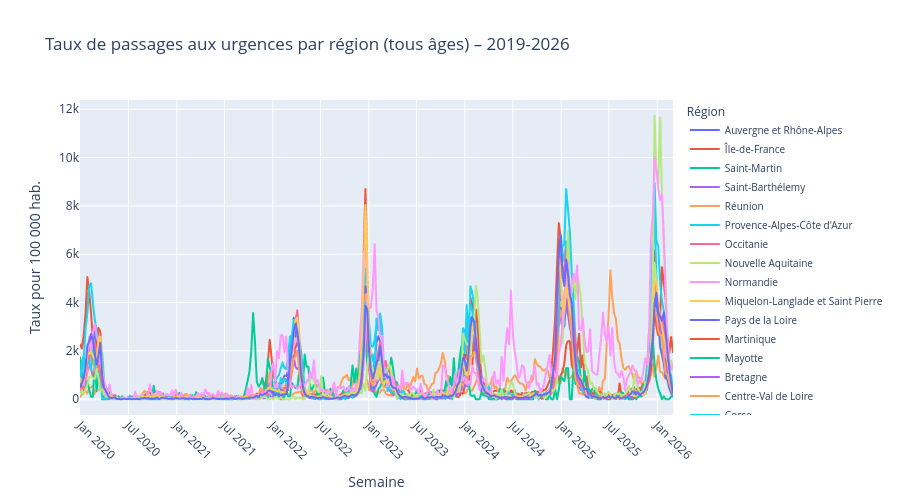

Notebook source saved alongside this figure:
### Code cell
reg_ts = (
    tous.groupby(['date', 'region'])['tx_urgences']
        .mean()
        .reset_index()
        .sort_values('date')
)
reg_ts['date_str'] = reg_ts['date'].dt.strftime('%Y-%m-%d')

fig = px.line(
    reg_ts,
    x='date_str', y='tx_urgences',
    color='region',
    title='Taux de passages aux urgences par région (tous âges) – 2019-2026',
    labels={'tx_urgences': 'Taux pour 100 000 hab.', 'date_str': 'Semaine', 'region': 'Région'}
)
fig.update_xaxes(tickangle=45, nticks=20)
fig.update_layout(height=500, legend=dict(font=dict(size=10)))
fig.show()

### Figure 1 — Plotly figure (JSON) as saved in the notebook; plotly's stock layout.template omitted (floating-point values rounded to 4 significant figures; data arrays with more than 128 entries replaced by an {"elided": "..."} marker saying what was removed)
{"data": [{"hovertemplate": "Région=Auvergne et Rhône-Alpes<br>Semaine=%{x}<br>Taux pour 100 000 hab.=%{y}<extra></extra>", "legendgroup": "Auvergne et Rhône-Alpes", "line": {"color": "#636efa", "dash": "solid"}, "marker": {"symbol": "circle"}, "mode": "lines", "name": "Auvergne et Rhône-Alpes", "showlegend": true, "type": "scattergl", "x": {"elided": "323 str values"}, "xaxis": "x", "y": {"elided": "323 float values"}, "yaxis": "y"}, {"hovertemplate": "Région=Île-de-France<br>Semaine=%{x}<br>Taux pour 100 000 hab.=%{y}<extra></extra>", "legendgroup": "Île-de-France", "line": {"color": "#EF553B", "dash": "solid"}, "marker": {"symbol": "circle"}, "mode": "lines", "name": "Île-de-France", "showlegend": true, "type": "scattergl", "x": {"elided": "323 str values"}, "xaxis": "x", "y": {"elided": "323 float values"}, "yaxis": "y"}, {"hovertemplate": "Région=Saint-Martin<br>Semaine=%{x}<br>Taux pour 100 000 hab.=%{y}<extra></extra>", "legendgroup": "Saint-Martin", "line": {"color": "#00cc96", "dash": "solid"}, "marker": {"symbol": "circle"}, "mode": "lines", "name": "Saint-Martin", "showlegend": true, "type": "scattergl", "x": {"elided": "323 str values"}, "xaxis": "x", "y": {"elided": "323 float values"}, "yaxis": "y"}, {"hovertemplate": "Région=Saint-Barthélemy<br>Semaine=%{x}<br>Taux pour 100 000 hab.=%{y}<extra></extra>", "legendgroup": "Saint-Barthélemy", "line": {"color": "#ab63fa", "dash": "solid"}, "marker": {"symbol": "circle"}, "mode": "lines", "name": "Saint-Barthélemy", "showlegend": true, "type": "scattergl", "x": {"elided": "323 str values"}, "xaxis": "x", "y": {"elided": "323 float values"}, "yaxis": "y"}, {"hovertemplate": "Région=Réunion<br>Semaine=%{x}<br>Taux pour 100 000 hab.=%{y}<extra></extra>", "legendgroup": "Réunion", "line": {"color": "#FFA15A", "dash": "solid"}, "marker": {"symbol": "circle"}, "mode": "lines", "name": "Réunion", "showlegend": true, "type": "scattergl", "x": {"elided": "323 str values"}, "xaxis": "x", "y": {"elided": "323 float values"}, "yaxis": "y"}, {"hovertemplate": "Région=Provence-Alpes-Côte d'Azur<br>Semaine=%{x}<br>Taux pour 100 000 hab.=%{y}<extra></extra>", "legendgroup": "Provence-Alpes-Côte d'Azur", "line": {"color": "#19d3f3", "dash": "solid"}, "marker": {"symbol": "circle"}, "mode": "lines", "name": "Provence-Alpes-Côte d'Azur", "showlegend": true, "type": "scattergl", "x": {"elided": "323 str values"}, "xaxis": "x", "y": {"elided": "323 float values"}, "yaxis": "y"}, {"hovertemplate": "Région=Occitanie<br>Semaine=%{x}<br>Taux pour 100 000 hab.=%{y}<extra></extra>", "legendgroup": "Occitanie", "line": {"color": "#FF6692", "dash": "solid"}, "marker": {"symbol": "circle"}, "mode": "lines", "name": "Occitanie", "showlegend": true, "type": "scattergl", "x": {"elided": "323 str values"}, "xaxis": "x", "y": {"elided": "323 float values"}, "yaxis": "y"}, {"hovertemplate": "Région=Nouvelle Aquitaine<br>Semaine=%{x}<br>Taux pour 100 000 hab.=%{y}<extra></extra>", "legendgroup": "Nouvelle Aquitaine", "line": {"color": "#B6E880", "dash": "solid"}, "marker": {"symbol": "circle"}, "mode": "lines", "name": "Nouvelle Aquitaine", "showlegend": true, "type": "scattergl", "x": {"elided": "323 str values"}, "xaxis": "x", "y": {"elided": "323 float values"}, "yaxis": "y"}, {"hovertemplate": "Région=Normandie<br>Semaine=%{x}<br>Taux pour 100 000 hab.=%{y}<extra></extra>", "legendgroup": "Normandie", "line": {"color": "#FF97FF", "dash": "solid"}, "marker": {"symbol": "circle"}, "mode": "lines", "name": "Normandie", "showlegend": true, "type": "scattergl", "x": {"elided": "323 str values"}, "xaxis": "x", "y": {"elided": "323 float values"}, "yaxis": "y"}, {"hovertemplate": "Région=Miquelon-Langlade et Saint Pierre<br>Semaine=%{x}<br>Taux pour 100 000 hab.=%{y}<extra></extra>", "legendgroup": "Miquelon-Langlade et Saint Pierre", "line": {"color": "#FECB52", "dash": "solid"}, "marker": {"symbol": "circle"}, "mode": "lines", "name": "Miquelon-Langlade et Saint Pierre", "showlegend": true, "type": "scattergl", "x": {"elided": "323 str values"}, "xaxis": "x", "y": {"elided": "323 float values"}, "yaxis": "y"}, {"hovertemplate": "Région=Pays de la Loire<br>Semaine=%{x}<br>Taux pour 100 000 hab.=%{y}<extra></extra>", "legendgroup": "Pays de la Loire", "line": {"color": "#636efa", "dash": "solid"}, "marker": {"symbol": "circle"}, "mode": "lines", "name": "Pays de la Loire", "showlegend": true, "type": "scattergl", "x": {"elided": "323 str values"}, "xaxis": "x", "y": {"elided": "323 float values"}, "yaxis": "y"}, {"hovertemplate": "Région=Martinique<br>Semaine=%{x}<br>Taux pour 100 000 hab.=%{y}<extra></extra>", "legendgroup": "Martinique", "line": {"color": "#EF553B", "dash": "solid"}, "marker": {"symbol": "circle"}, "mode": "lines", "name": "Martinique", "showlegend": true, "type": "scattergl", "x": {"elided": "323 str values"}, "xaxis": "x", "y": {"elided": "323 float values"}, "yaxis": "y"}, {"hovertemplate": "Région=Mayotte<br>Semaine=%{x}<br>Taux pour 100 000 hab.=%{y}<extra></extra>", "legendgroup": "Mayotte", "line": {"color": "#00cc96", "dash": "solid"}, "marker": {"symbol": "circle"}, "mode": "lines", "name": "Mayotte", "showlegend": true, "type": "scattergl", "x": {"elided": "323 str values"}, "xaxis": "x", "y": {"elided": "323 float values"}, "yaxis": "y"}, {"hovertemplate": "Région=Bretagne<br>Semaine=%{x}<br>Taux pour 100 000 hab.=%{y}<extra></extra>", "legendgroup": "Bretagne", "line": {"color": "#ab63fa", "dash": "solid"}, "marker": {"symbol": "circle"}, "mode": "lines", "name": "Bretagne", "showlegend": true, "type": "scattergl", "x": {"elided": "323 str values"}, "xaxis": "x", "y": {"elided": "323 float values"}, "yaxis": "y"}, {"hovertemplate": "Région=Centre-Val de Loire<br>Semaine=%{x}<br>Taux pour 100 000 hab.=%{y}<extra></extra>", "legendgroup": "Centre-Val de Loire", "line": {"color": "#FFA15A", "dash": "solid"}, "marker": {"symbol": "circle"}, "mode": "lines", "name": "Centre-Val de Loire", "showlegend": true, "type": "scattergl", "x": {"elided": "323 str values"}, "xaxis": "x", "y": {"elided": "323 float values"}, "yaxis": "y"}, {"hovertemplate": "Région=Corse<br>Semaine=%{x}<br>Taux pour 100 000 hab.=%{y}<extra></extra>", "legendgroup": "Corse", "line": {"color": "#19d3f3", "dash": "solid"}, "marker": {"symbol": "circle"}, "mode": "lines", "name": "Corse", "showlegend": true, "type": "scattergl", "x": {"elided": "323 str values"}, "xaxis": "x", "y": {"elided": "323 float values"}, "yaxis": "y"}, {"hovertemplate": "Région=Bourgogne et Franche-Comté<br>Semaine=%{x}<br>Taux pour 100 000 hab.=%{y}<extra></extra>", "legendgroup": "Bourgogne et Franche-Comté", "line": {"color": "#FF6692", "dash": "solid"}, "marker": {"symbol": "circle"}, "mode": "lines", "name": "Bourgogne et Franche-Comté", "showlegend": true, "type": "scattergl", "x": {"elided": "323 str values"}, "xaxis": "x", "y": {"elided": "323 float values"}, "yaxis": "y"}, {"hovertemplate": "Région=Guadeloupe<br>Semaine=%{x}<br>Taux pour 100 000 hab.=%{y}<extra></extra>", "legendgroup": "Guadeloupe", "line": {"color": "#B6E880", "dash": "solid"}, "marker": {"symbol": "circle"}, "mode": "lines", "name": "Guadeloupe", "showlegend": true, "type": "scattergl", "x": {"elided": "323 str values"}, "xaxis": "x", "y": {"elided": "323 float values"}, "yaxis": "y"}, {"hovertemplate": "Région=Guyane<br>Semaine=%{x}<br>Taux pour 100 000 hab.=%{y}<extra></extra>", "legendgroup": "Guyane", "line": {"color": "#FF97FF", "dash": "solid"}, "marker": {"symbol": "circle"}, "mode": "lines", "name": "Guyane", "showlegend": true, "type": "scattergl", "x": {"elided": "323 str values"}, "xaxis": "x", "y": {"elided": "323 float values"}, "yaxis": "y"}, {"hovertemplate": "Région=Hauts-de-France<br>Semaine=%{x}<br>Taux pour 100 000 hab.=%{y}<extra></extra>", "legendgroup": "Hauts-de-France", "line": {"color": "#FECB52", "dash": "solid"}, "marker": {"symbol": "circle"}, "mode": "lines", "name": "Hauts-de-France", "showlegend": true, "type": "scattergl", "x": {"elided": "323 str values"}, "xaxis": "x", "y": {"elided": "323 float values"}, "yaxis": "y"}, {"hovertemplate": "Région=Grand Est<br>Semaine=%{x}<br>Taux pour 100 000 hab.=%{y}<extra></extra>", "legendgroup": "Grand Est", "line": {"color": "#636efa", "dash": "solid"}, "marker": {"symbol": "circle"}, "mode": "lines", "name": "Grand Est", "showlegend": true, "type": "scattergl", "x": {"elided": "323 str values"}, "xaxis": "x", "y": {"elided": "323 float values"}, "yaxis": "y"}], "layout": {"height": 500, "legend": {"font": {"size": 10}, "title": {"text": "Région"}, "tracegroupgap": 0}, "title": {"text": "Taux de passages aux urgences par région (tous âges) – 2019-2026"}, "xaxis": {"anchor": "y", "domain": [0, 1], "nticks": 20, "tickangle": 45, "title": {"text": "Semaine"}}, "yaxis": {"anchor": "x", "domain": [0, 1], "title": {"text": "Taux pour 100 000 hab."}}}}
